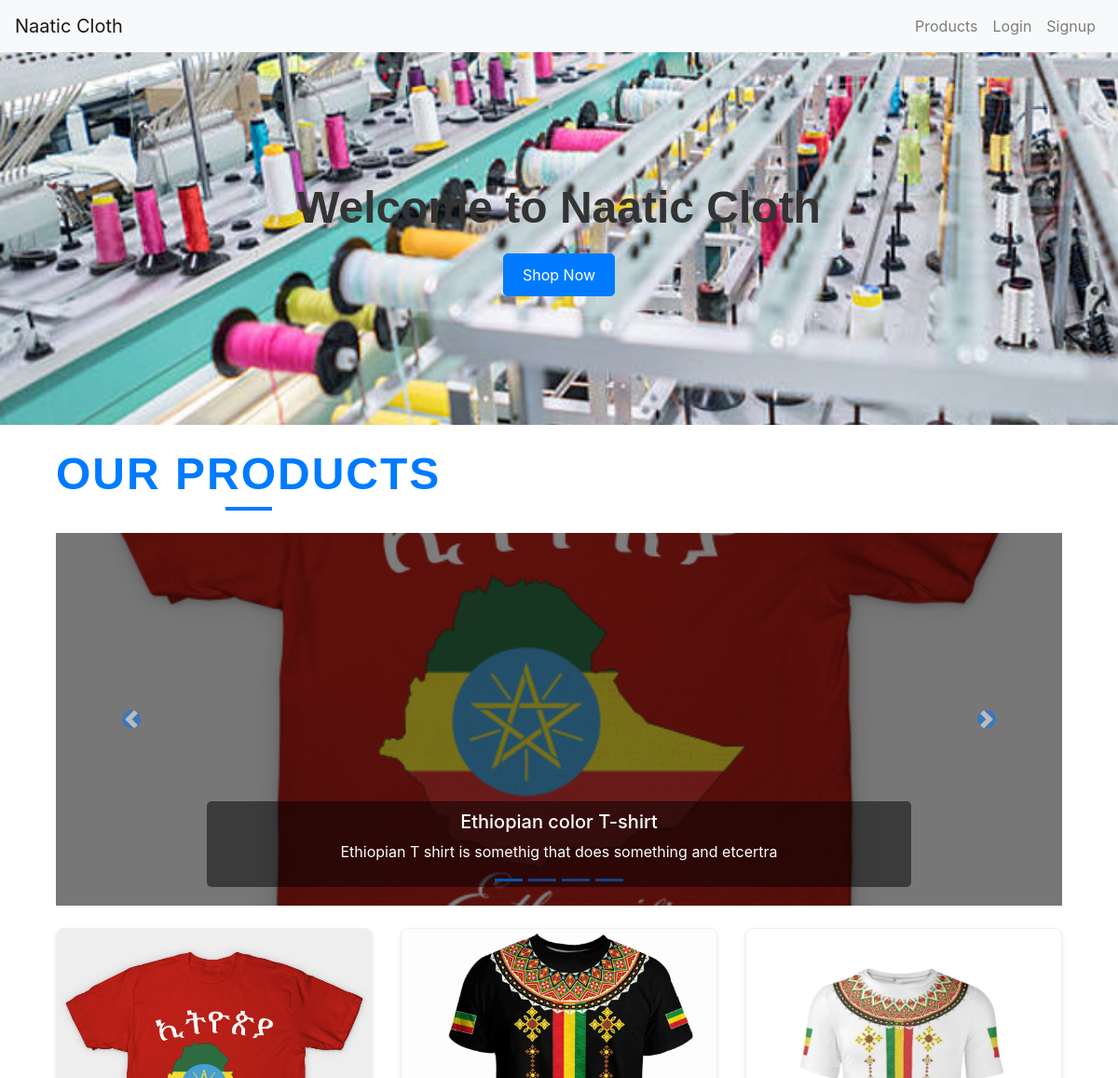
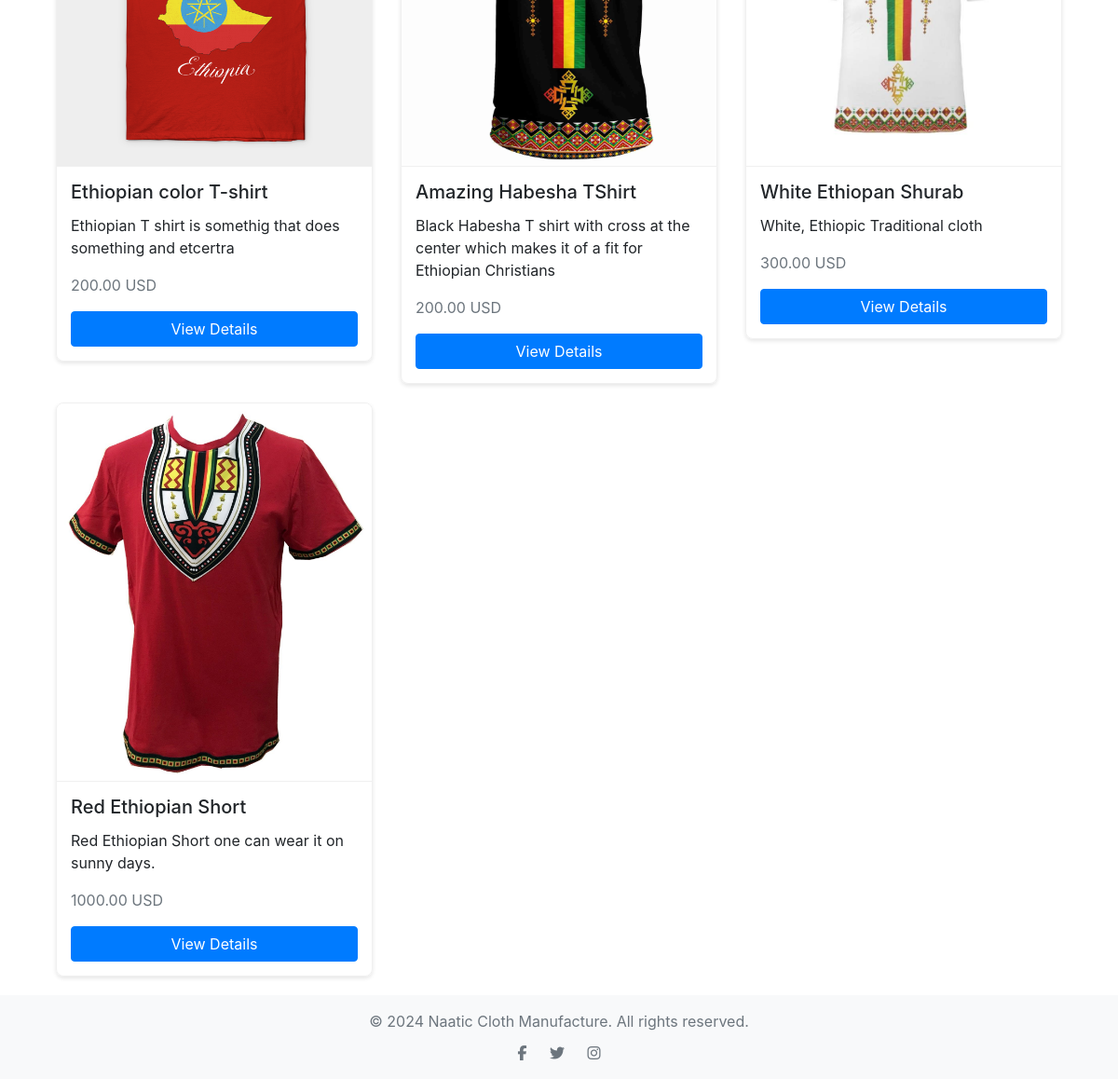
The page / on the database its author committed (2 pictures, top to bottom).
### shop/models.py (models this page shows, shortened)
class Product(models.Model):
    name = models.CharField(max_length=100)
    description = models.TextField()
    price = models.DecimalField(max_digits=10, decimal_places=2)
    available_quantity = models.IntegerField(default=0)
    image = models.ImageField(upload_to='products/')
    created_at = models.DateTimeField(auto_now_add=True)
    updated_at = models.DateTimeField(auto_now=True)

### shop/views.py (the view)
# urls.py: path('', views.product_list, name='product_list'),
def product_list(request):
    products = Product.objects.all()
    return render(request, 'product_list.html', {'products': products})

### templates/product_list.html (shortened to what this page needs)
{% extends 'base.html' %}
{% block content %}
<div class="container mt-4">
    <h1 class="text-center mb-4 heading">Our Products</h1>
    <div id="featuredProductsCarousel" class="carousel slide mb-4" data-ride="carousel">
        <div class="carousel-inner">
            {% for product in products %}
                <div class="carousel-item {% if forloop.first %}active{% endif %}">
                    <div class="carousel-image" style="background-image: url('{{ product.image.url }}');">
                        <div class="carousel-caption d-none d-md-block">
                            <h5>{{ product.name }}</h5>
                            <p>{{ product.description|truncatewords:20 }}</p>
                        </div>
                    </div>
                </div>
            {% endfor %}
        </div>
        <a class="carousel-control-prev" href="#featuredProductsCarousel" role="button" data-slide="prev">
            <span class="carousel-control-prev-icon" aria-hidden="true"></span>
        </a>
        <a class="carousel-control-next" href="#featuredProductsCarousel" role="button" data-slide="next">
            <span class="carousel-control-next-icon" aria-hidden="true"></span>
        </a>
        <ol class="carousel-indicators">
            {% for product in products %}
                <li data-target="#featuredProductsCarousel" data-slide-to="{{ forloop.counter0 }}" class="{% if forloop.first %}active{% endif %}"></li>
            {% endfor %}
        </ol>
    </div>
    <div class="row">
        {% for product in products %}
            <div class="col-md-4 col-sm-6">
                <div class="product-card">
                    <img src="{{ product.image.url }}" class="img-fluid" alt="{{ product.name }}">
                    <div class="product-card-body">
                        <h5 class="card-title">{{ product.name }}</h5>
                        <p class="card-text">{{ product.description|truncatewords:20 }}</p>
                        <p class="text-muted">{{ product.price }} USD</p>
                        <button class="btn btn-primary btn-block" data-toggle="modal" data-target="#productModal{{ product.id }}">View Details</button>
                    </div>
                </div>
            </div>
        {% endfor %}
    </div>
</div>
{% endblock %}

### templates/base.html (shortened to what this page needs)
{% load static %}
<!DOCTYPE html>
<html lang="en">
<head>
    <link href="https://stackpath.bootstrapcdn.com/bootstrap/4.5.2/css/bootstrap.min.css" rel="stylesheet">
    <link href="{% static 'css/styles.css' %}" rel="stylesheet">
    <link href="https://cdnjs.cloudflare.com/ajax/libs/font-awesome/5.15.4/css/all.min.css" rel="stylesheet">
</head>
<body>
    <nav class="navbar navbar-expand-lg navbar-light bg-light">
        <a class="navbar-brand" href="{% url 'product_list' %}">Naatic Cloth</a>
        <div class="collapse navbar-collapse" id="navbarNav">
            <ul class="navbar-nav ml-auto">
                <li class="nav-item">
                    <a class="nav-link" href="{% url 'product_list' %}">Products</a>
                </li>
                {% if user.is_authenticated %}
                    <li class="nav-item">
                        <a class="nav-link" href="{% url 'profile' %}">Profile</a>
                    </li>
                    <li class="nav-item">
                        <a class="nav-link" href="{% url 'logout' %}">Logout</a>
                    </li>
                {% else %}
                    <li class="nav-item">
                        <a class="nav-link" href="{% url 'login' %}">Login</a>
                    </li>
                    <li class="nav-item">
                        <a class="nav-link" href="{% url 'signup' %}">Signup</a>
                    </li>
                {% endif %}
            </ul>
        </div>
    </nav>
    <div class="hero" style="background: url('/static/images/hero.jpg') no-repeat center center; background-size: cover; height: 400px; display: flex; align-items: center; justify-content: center; color: white; text-align: center;">
        <div>
            <h1>Welcome to Naatic Cloth</h1>
            <a href="{% url 'product_list' %}" class="btn btn-primary">Shop Now</a>
        </div>
    </div>
    <div class="container mt-4">
        {% block content %}{% endblock %}
    </div>
    <footer class="footer mt-auto py-3 bg-light">
        <div class="container text-center">
            <span class="text-muted">© 2024 Naatic Cloth Manufacture. All rights reserved.</span>
            <div class="social-icons">
                <a href="#"><i class="fab fa-facebook-f"></i></a>
                <a href="#"><i class="fab fa-twitter"></i></a>
                <a href="#"><i class="fab fa-instagram"></i></a>
            </div>
        </div>
    </footer>
</body>
</html>

### static/css/styles.css (style rules this page uses)
.heading { font-family: 'Poppins', sans-serif; font-size: 3rem; font-weight: 700; color: #007bff; text-transform: uppercase; letter-spacing: 2px; position: relative; display: inline-block; padding-bottom: 10px; margin-bottom: 40px; }
.heading::after { content: ''; position: absolute; width: 50px; height: 4px; background-color: #007bff; bottom: 0; left: 50%; transform: translateX(-50%); }
.row { display: flex; flex-wrap: wrap; }
.product-card { display: flex; flex-direction: column; justify-content: space-between; margin-bottom: 20px; border: 1px solid #f0f0f0; border-radius: 8px; box-shadow: 0 2px 4px rgba(0, 0, 0, 0.1); overflow: hidden; transition: transform 0.3s, box-shadow 0.3s; min-height: 400px; }
.product-card img { width: 100%; height: auto; object-fit: cover; border-bottom: 1px solid #f0f0f0; }
.product-card-body { padding: 15px; flex-grow: 1; display: flex; flex-direction: column; justify-content: space-between; }
h1 { font-family: 'Arial', sans-serif; font-weight: bold; color: #333; }
.btn-primary { background-color: #007bff; border-color: #007bff; }
.carousel-caption { background: rgba(0, 0, 0, 0.5); padding: 10px; border-radius: 5px; }
#featuredProductsCarousel { margin-bottom: 40px; }
.carousel-image { position: relative; height: 400px; background-size: cover; background-position: center; }
.carousel-image::before { content: ''; position: absolute; top: 0; left: 0; width: 100%; height: 100%; background: linear-gradient(to bottom, rgba(0, 0, 0, 0.5), rgba(0, 0, 0, 0.5)); }
.carousel-indicators li { background-color: #007bff; }
.carousel-indicators .active { background-color: #0056b3; }
.carousel-control-prev-icon, .carousel-control-next-icon { background-color: #007bff; border-radius: 50%; padding: 10px; }
.hero h1 { font-size: 3rem; margin-bottom: 20px; }
.hero .btn { background-color: #007bff; color: white; padding: 10px 20px; border-radius: 5px; }
.footer .social-icons { margin-top: 10px; }
.footer .social-icons a { margin: 0 10px; color: #6c757d; transition: color 0.3s; }

### rows shown on the page
Product: image (picture), name "Ethiopian color T-shirt", description "Ethiopian T shirt is somethig that does something and etcertra", price "200.00"
Product: image (picture), name "Amazing Habesha TShirt", description "Black Habesha T shirt with cross at the center which makes it of a fit for Ethiopian Christians", price "200.00"
Product: image (picture), name "White Ethiopan Shurab", description "White, Ethiopic Traditional cloth", price "300.00"
Product: image (picture), name "Red Ethiopian Short", description "Red Ethiopian Short one can wear it on sunny days.", price "1000.00"
